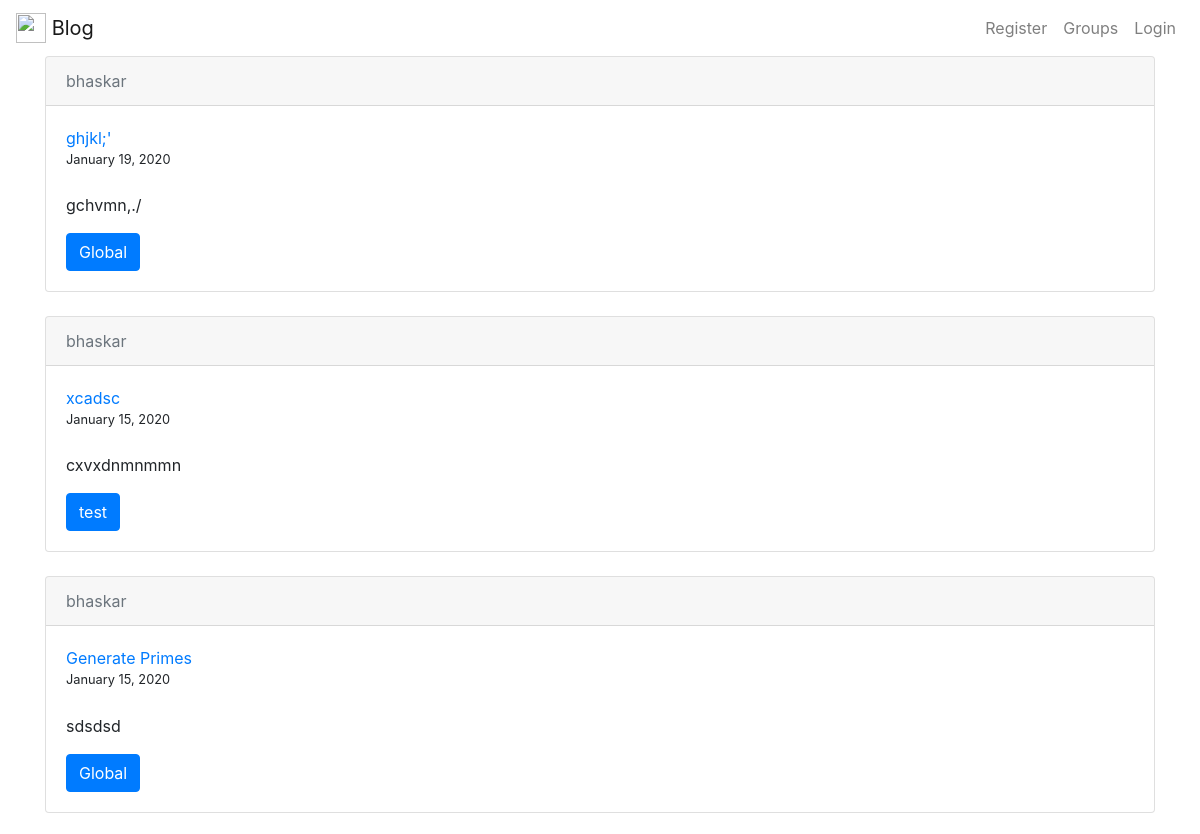
Page /user/bhaskar (upper part) on the earlier database version.
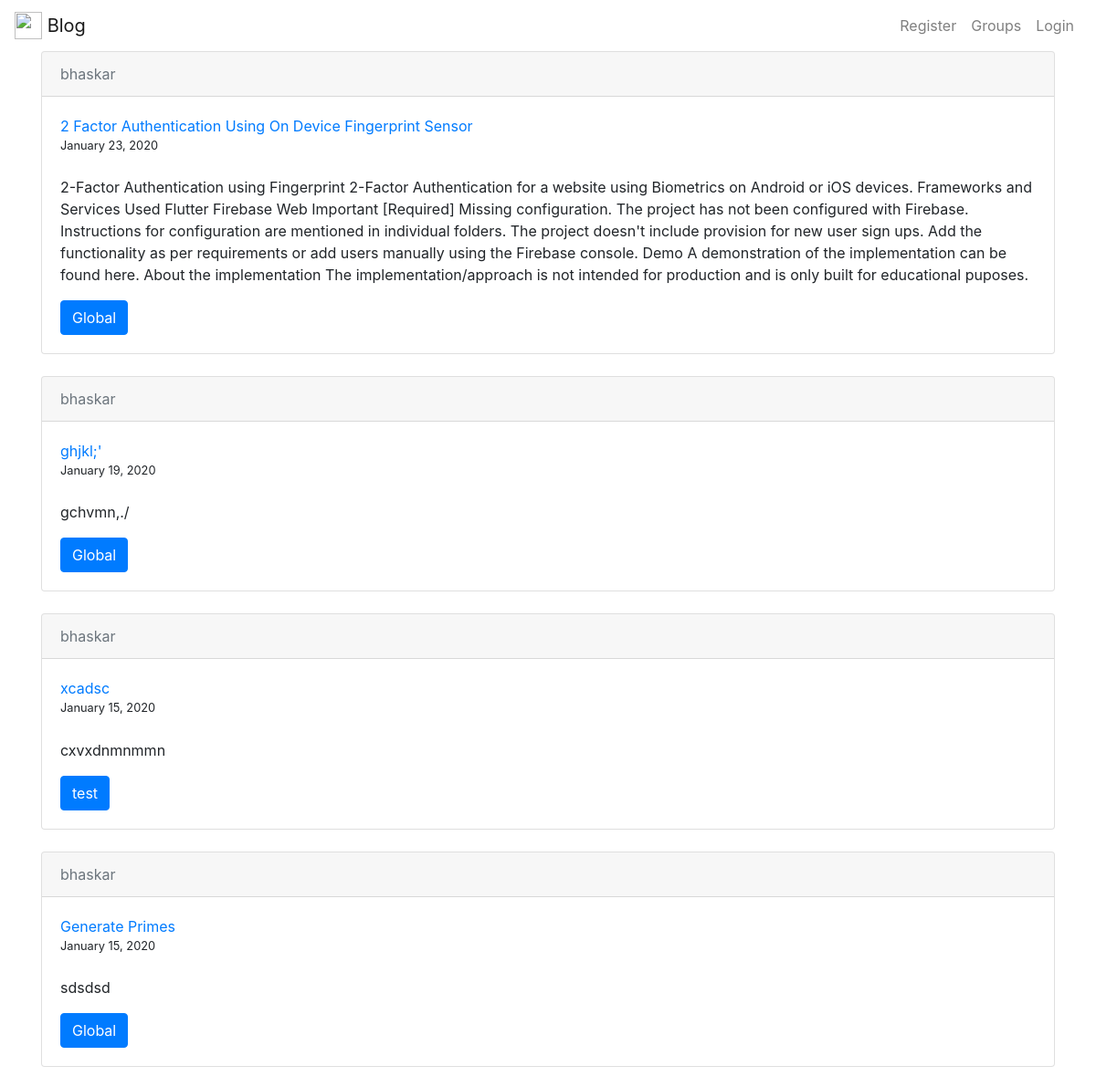
Same page on the later database version.
### post/models.py (models this page shows, shortened)
class Posts(models.Model):
	title = models.CharField(max_length = 100)
	context = models.TextField()
	date_posted = models.DateTimeField(default = timezone.now)
	user = models.ForeignKey(User, on_delete = models.CASCADE)
	groups = models.ForeignKey(Com, on_delete = models.CASCADE)
	image = models.ImageField(upload_to='post_images', blank=True)

### groups/models.py (models this page shows, shortened)
class Com(models.Model):
	name = models.CharField(max_length = 100, primary_key=True)
	def __str__(self):
		return self.name

### post/views.py (the view)
# urls.py: path('user/<str:username>', UserListView.as_view(), name = 'user-posts'),
class UserListView(ListView):
	model = Posts
	template_name = 'post/user_posts.html'
	context_object_name = 'posts'
	ordering = ['-date_posted']
	def get_queryset(self):
		user = get_object_or_404(User, username=self.kwargs.get('username'))
		return Posts.objects.filter(user=user).order_by('-date_posted')

### templates/post/user_posts.html (shortened to what this page needs)
{% extends "post/header.html"%}
{% block content %}
{% for post in posts %}
<div class="card">
  <div class="card-header">
    <a class="card-subtitle mb-2 text-muted" href="{% url 'user-posts' post.user.username %}">{{ post.user }}</a>
  </div>
  <div class="card-body">
    <a class="card-title" href="{% url 'post-detail' post.id %}">{{ post.title }}</a>
    <small>{{ post.date_posted|date:"F d, Y" }}</small>
    <p class="card-text">{{ post.context }}</p>
    <a href="{% url 'groups' %}{{ post.groups }}" class="btn btn-primary">{{ post.groups }}</a>
  </div>
</div>
{% endfor %}
{% endblock content %}

### templates/post/header.html (shortened to what this page needs)
{% load static %}
<html lang="en">
<head>
  <link rel="stylesheet" href="https://stackpath.bootstrapcdn.com/bootstrap/4.3.1/css/bootstrap.min.css"
>
</head>
<body>
  <nav class="navbar navbar-default navbar-fixed-top navbar-expand-lg navbar-light bg-white">
    <a class="navbar-brand" href="{% url 'index' %}">
      <img src="https://upload.wikimedia.org/wikipedia/commons/a/ae/Vignan_logo.png" width="30" height="30"
        class="d-inline-block align-top" alt=""> Blog
    </a>
    <div class="collapse navbar-collapse" id="navbarSupportedContent">
      <ul class="navbar-nav ml-auto">
        {% if user.is_authenticated %}
        <li class="nav-item"><a class="nav-link" href="{% url 'post-create' %}">New Post</a></li>
        <li class="nav-item"><a class="nav-link" href="{% url 'groups' %}">Groups</a></li>
        <li class="nav-item"><a class="nav-link" href="{% url 'view_profile' %}">Profile</a></li>
        <li class="nav-item"><a class="nav-link" href="{% url 'logout' %}">Logout</a></li>
        {% else %}
        <li class="nav-item"><a class="nav-link" href="{% url 'register' %}">Register</a></li>
        <li class="nav-item"><a class="nav-link" href="{% url 'groups' %}">Groups</a></li>
        <li class="nav-item"><a class="nav-link" href="{% url 'login' %}">Login</a></li>
        {% endif %}
      </ul>
    </div>
  </nav>
  <main role="main" class="container">
    <div class="row">
      <div class="col">
         {% block content %}{% endblock %}
      </div>
    </div>
  </main>
  <br>
</body>
</html>

Differences in the rows shown:
added Posts: user "bhaskar", title "2 Factor Authentication Using On Device Fingerprint Sensor", date_posted "January 23, 2020", context "2-Factor Authentication using Fingerprint 2-Factor Authentication for a website using Biometrics on Android or iOS devices. Frameworks and Services Used Flutter Firebase Web Important [Required] Missing configuration. The project has not been configured with Firebase. Instructions for configuration are mentioned in individual folders. The project doesn't include provision for new user sign ups. Add the functionality as per requirements or add users manually using the Firebase console. Demo A demonstration of the implementation can be found here. About the implementation The implementation/approach is not intended for production and is only built for educational puposes.", groups "Global"
